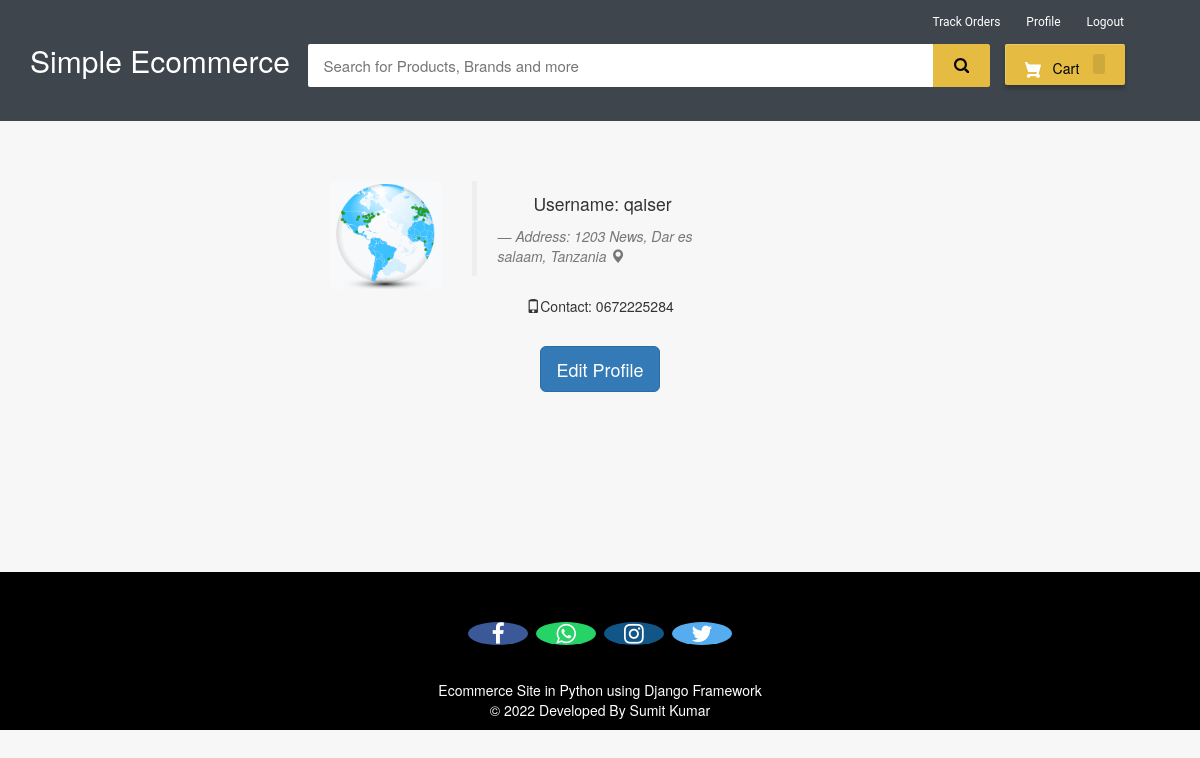
Screenshot of /my-profile (signed in) with the database file from the repository.
### ecom/models.py (models this page shows, shortened)
class Customer(models.Model):
    user=models.OneToOneField(User,on_delete=models.CASCADE)
    profile_pic= models.ImageField(upload_to='profile_pic/CustomerProfilePic/',null=True,blank=True)
    address = models.CharField(max_length=40)
    mobile = models.CharField(max_length=20,null=False)

### ecom/views.py (the view)
# urls.py: path('my-profile', views.my_profile_view,name='my-profile'),
@login_required(login_url='customerlogin')
@user_passes_test(is_customer)
def my_profile_view(request):
    customer=models.Customer.objects.get(user_id=request.user.id)
    return render(request,'ecom/my_profile.html',{'customer':customer})

### ecom/views.py (called while the page is built)
def is_customer(user):
    return user.groups.filter(name='CUSTOMER').exists()

### templates/ecom/my_profile.html (shortened to what this page needs)
{% extends 'ecom/customer_base.html' %}
{% load static %}
{% block content %}
<br><br><br>
<div style="padding-left:300px;" class="container">
        <div class="col-sm-2 col-md-2">
            <img src="{% static customer.profile_pic.url %}"   alt="profile pic" class="img-rounded img-responsive" />
        </div>
        <div class="col-sm-4 col-md-4">
            <blockquote>
                <p>Username: {{request.user}}</p> <small><cite title="Source Title">Address: {{customer.address}}  <i class="glyphicon glyphicon-map-marker"></i></cite></small>
            </blockquote>
            <p><i class="glyphicon glyphicon-phone"></i>Contact: {{customer.mobile}}
            </p>
        </div>
</div>
<br>
<div style="text-align: center;">
  <a href="/edit-profile"><button class="btn btn-primary btn-lg" ><span>Edit Profile </span></button></a>
</div>
<br><br><br><br><br><br>
{% endblock content %}

### templates/ecom/customer_base.html (style rules this page uses)
body { background-color: #f7f7f7; }
p { text-align: center; }

### templates/ecom/my_profile.html (style rules this page uses)
body { background-color:#f7f7f7; }

### rows the page displays
Customer: profile_pic (picture), address "1203 News, Dar es salaam, Tanzania", mobile "0672225284"

### other values shown
{{ request.user }} "qaiser"
